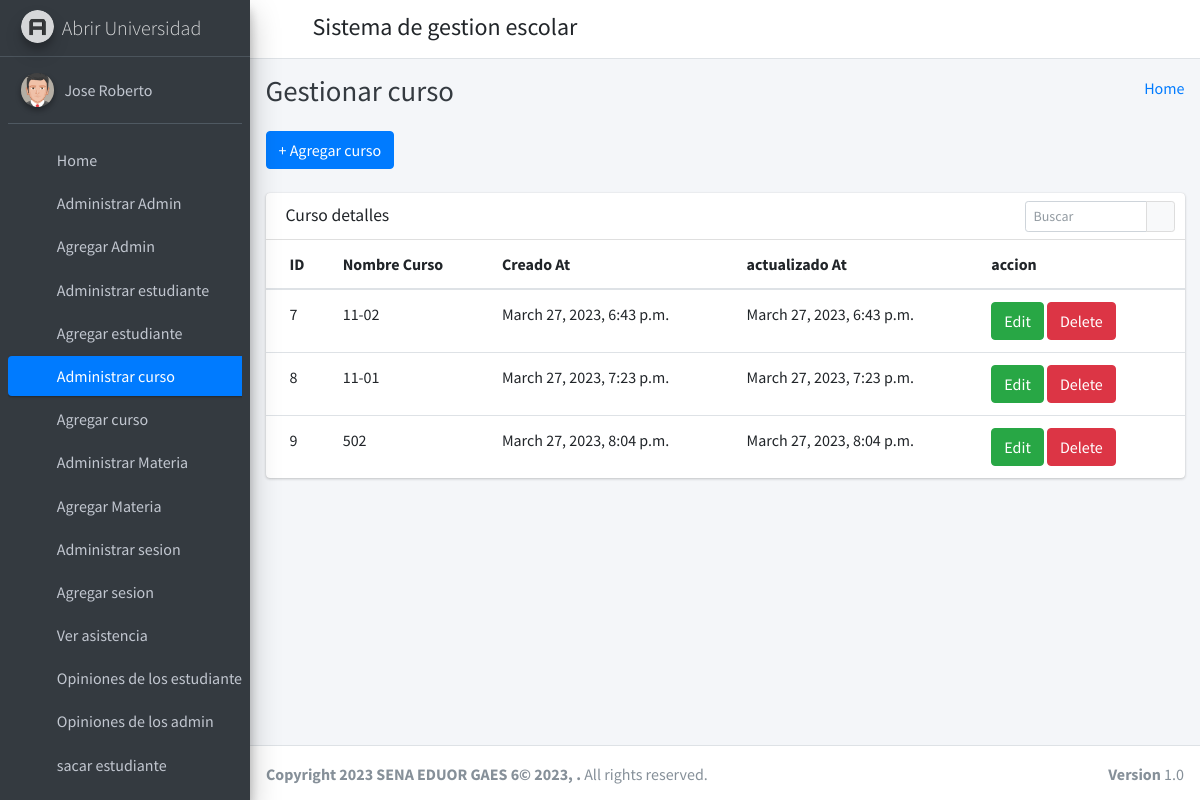
/manage_course/ (signed in), run on the app's committed database.
### student_management_app/models.py (models this page shows)
class CustomUser(AbstractUser):
    user_type_data = ((1, "HOD"), (2, "Staff"), (3, "Student"))
    user_type = models.CharField(default=1, choices=user_type_data, max_length=10)

class Courses(models.Model):
    id = models.AutoField(primary_key=True)
    course_name = models.CharField(max_length=255)
    created_at = models.DateTimeField(auto_now_add=True)
    updated_at = models.DateTimeField(auto_now=True)
    objects = models.Manager()

### student_management_app/HodViews.py (the view)
# urls.py: path('manage_course/', HodViews.manage_course, name="manage_course"),
def manage_course(request):
    courses = Courses.objects.all()
    context = {
        "courses": courses
    }
    return render(request, 'hod_template/manage_course_template.html', context)

### student_management_app/LoginCheckMiddleWare.py (called while the page is built, shortened)
    def process_view(self, request, view_func, view_args, view_kwargs):
        modulename = view_func.__module__
        user = request.user
        if user.is_authenticated:
            if user.user_type == "1":
                if modulename == "student_management_app.HodViews":
                    pass
                elif modulename == "student_management_app.views" or modulename == "django.views.static":
                    pass
                else:
                    return redirect("admin_home")
            else:
                return redirect("login")
        else:
            if request.path == reverse("login") or request.path == reverse("doLogin"):
                pass
            else:
                return redirect("login")

### student_management_app/templates/hod_template/manage_course_template.html (shortened to what this page needs)
{% extends 'hod_template/base_template.html' %}
{% block page_title %}
Gestionar curso
{% endblock page_title %}
{% block main_content %}
{% load static %}
<section class="content">
        <div class="container-fluid">
            <a class="btn btn-primary" href="{% url 'add_course' %}" role="button">+ Agregar curso</a> <br/>&nbsp;
            <div class="row">
                <div class="col-md-12">
                    <div class="card">
                        <div class="card-header">
                            <h3 class="card-title">Curso detalles</h3>
                            <div class="card-tools">
                            <div class="input-group input-group-sm" style="width: 150px;">
                                <input type="text" name="table_search" class="form-control float-right" placeholder="Buscar">
                                <div class="input-group-append">
                                <button type="submit" class="btn btn-default"><i class="fas fa-search"></i></button>
                                </div>
                            </div>
                            </div>
                        </div>
                        <div class="card-body table-responsive p-0">
                            <table class="table table-hover text-nowrap">
                            <thead>
                                <tr>
                                <th>ID</th>
                                <th>Nombre Curso</th>
                                <th>Creado At</th>
                                <th>actualizado At</th>
                                <th>accion</th>
                                </tr>
                            </thead>
                            <tbody>
                                {% for course in courses %}
                                <tr>
                                <td>{{ course.id }}</td>
                                <td>{{ course.course_name }}</td>
                                <td>{{ course.created_at }}</td>
                                <td>{{ course.updated_at }}</td>
                                <td>
                                    <a href="{% url 'edit_course' course.id %}" class="btn btn-success">Edit</a>
                                    <a href="{% url 'delete_course' course.id %}" class="btn btn-danger">Delete</a>
                                </td>
                                </tr>
                                {% endfor %}
                            </tbody>
                            </table>
                        </div>
                        </div>
                </div>
            </div>
        </div>
      </section>
  {% endblock main_content %}

### student_management_app/templates/hod_template/sidebar_template.html (shortened to what this page needs)
{% load static %}
<aside class="main-sidebar sidebar-dark-primary elevation-4">
      <a href="{% url 'admin_home' %}" class="brand-link">
        <img src="{% static 'dist/img/AdminLTELogo.png' %}" alt="AdminLTE Logo" class="brand-image img-circle elevation-3"
            style="opacity: .8">
        <span class="brand-text font-weight-light">Abrir Universidad</span>
      </a>
      <div class="sidebar">
        <div class="user-panel mt-3 pb-3 mb-3 d-flex">
          <div class="image">
            <img src="{% static 'dist/img/user2-160x160.jpg' %}" class="img-circle elevation-2" alt="User Image">
          </div>
          <div class="info">
            <a href="{% url 'admin_profile' %}" class="d-block">{{ user.first_name }} {{ user.last_name }}</a>
          </div>
        </div>
        <nav class="mt-2">
          <ul class="nav nav-pills nav-sidebar flex-column" data-widget="treeview" role="menu" data-accordion="false">
            <li class="nav-item">
              {% url 'admin_home' as admin_home %}
              <a href="{{ admin_home }}" class="nav-link {% if request.path == admin_home %} active {% endif %}">
                <i class="nav-icon fas fa-tachometer-alt"></i>
                <p>
                  Home
                </p>
              </a>
            </li>
            <li class="nav-item">
              {% url 'manage_staff' as manage_staff %}
              {% url 'edit_staff' staff_id=id as edit_staff %}
              <a href="{{ manage_staff }}" class="nav-link {% if request.path == manage_staff %} active {% endif %} {% if request.path == edit_staff %} active {% endif %}">
                <i class="nav-icon fas fa-chalkboard-teacher"></i>
                <p>
                  Administrar Admin
                </p>
              </a>
            </li>
            <li class="nav-item">
              {% url 'add_staff' as add_staff %}
              <a href="{{ add_staff }}" class="nav-link {% if request.path == add_staff %} active {% endif %}">
                <i class="nav-icon fas fa-th"></i>
                <p>
                  Agregar Admin
                </p>
              </a>
            </li>
            <li class="nav-item">
              {% url 'manage_student' as manage_student %}
              {% url 'edit_student' student_id=id as edit_student %}
              <a href="{{ manage_student }}" class="nav-link {% if request.path == manage_student %} active {% endif %} {% if request.path == edit_student %} active {% endif %}">
                <i class="nav-icon fas fa-user-graduate"></i>
                <p>
                  Administrar estudiante
                </p>
              </a>
            </li>
            <li class="nav-item">
              {% url 'add_student' as add_student %}
              <a href="{{ add_student }}" class="nav-link {% if request.path == add_student %} active {% endif %}">
                <i class="nav-icon fas fa-th"></i>
                <p>
                  Agregar estudiante
                </p>
              </a>
            </li>
            <li class="nav-item">
              {% url 'manage_course' as manage_course %}
              {% url 'edit_course' course_id=id as edit_course %}
              <a href="{{ manage_course }}" class="nav-link {% if request.path == manage_course %} active {% endif %} {% if request.path == edit_course %} active {% endif %}">
                <i class="nav-icon fas fa-chalkboard"></i>
                <p>
                  Administrar curso
                </p>
              </a>
            </li>
            <li class="nav-item">
            {% url 'add_course' as add_course %}
              <a href="{{ add_course }}" class="nav-link {% if request.path == add_course %} active {% endif %}">
                <i class="nav-icon fas fa-th"></i>
                <p>
                  Agregar curso
                </p>
              </a>
            </li>
            <li class="nav-item">
              {% url 'manage_subject' as manage_subject %}
              {% url 'edit_subject' subject_id=id as edit_subject %}
              <a href="{{ manage_subject }}" class="nav-link {% if request.path == manage_subject %} active {% endif %} {% if request.path == edit_subject %} active {% endif %}">
                <i class="nav-icon fas fa-book"></i>
                <p>
                  Administrar Materia
                </p>
              </a>
            </li>
            <li class="nav-item">
              {% url 'add_subject' as add_subject %}
              <a href="{{ add_subject }}" class="nav-link {% if request.path == add_subject %} active {% endif %}">
                <i class="nav-icon fas fa-th"></i>
                <p>
                  Agregar Materia
                </p>
              </a>
            </li>
            <li class="nav-item">
              {% url 'manage_session' as manage_session %}
              {% url 'edit_session' session_id=id as edit_session %}
              <a href="{{ manage_session }}" class="nav-link {% if request.path == manage_session %} active {% endif %} {% if request.path == edit_session %} active {% endif %}">
                <i class="nav-icon fas fa-graduation-cap"></i>
                <p>
                  Administrar sesion
                </p>
              </a>
            </li>
            <li class="nav-item">
              {% url 'add_session' as add_session %}
              <a href="{{ add_session }}" class="nav-link {% if request.path == add_session %} active {% endif %}">
                <i class="nav-icon fas fa-th"></i>
                <p>
                  Agregar sesion
                </p>
              </a>
            </li>
            <li class="nav-item">
              {% url 'admin_view_attendance' as admin_view_attendance %}
              <a href="{{ admin_view_attendance }}" class="nav-link {% if request.path == admin_view_attendance %} active {% endif %}">
                <i class="nav-icon fas fa-calendar-alt"></i>
                <p>
                  Ver asistencia
                </p>
              </a>
            </li>
            <li class="nav-item">
              {% url 'student_feedback_message' as student_feedback_message %}
              <a href="{{ student_feedback_message }}" class="nav-link {% if request.path == student_feedback_message %} active {% endif %}">
                <i class="nav-icon fas fa-th"></i>
                <p>
                  Opiniones de los estudiantes
                </p>
              </a>
            </li>
            <li class="nav-item">
              {% url 'staff_feedback_message' as staff_feedback_message %}
              <a href="{{ staff_feedback_message }}" class="nav-link {% if request.path == staff_feedback_message %} active {% endif %}">
                <i class="nav-icon fas fa-th"></i>
                <p>
                  Opiniones de los admin
                </p>
              </a>
            </li>
            <li class="nav-item">
              {% url 'student_leave_view' as student_leave_view %}
              <a href="{{ student_leave_view }}" class="nav-link {% if request.path == student_leave_view %} active {% endif %}">
                <i class="nav-icon fas fa-th"></i>
                <p>
                  sacar estudiante
                </p>
              </a>
            </li>
            <li class="nav-item">
              {% url 'staff_leave_view' as staff_leave_view %}
              <a href="{{ staff_leave_view }}" class="nav-link {% if request.path == staff_leave_view %} active {% endif %}">
                <p>
                </p>
              </a>
            </li>
          </ul>
        </nav>
      </div>
    </aside>

### data on the page
CustomUser: first_name "Jose", last_name "Roberto"
Courses: id "7", course_name "11-02", created_at "March 27, 2023, 6:43 p.m.", updated_at "March 27, 2023, 6:43 p.m."
Courses: id "8", course_name "11-01", created_at "March 27, 2023, 7:23 p.m.", updated_at "March 27, 2023, 7:23 p.m."
Courses: id "9", course_name "502", created_at "March 27, 2023, 8:04 p.m.", updated_at "March 27, 2023, 8:04 p.m."
